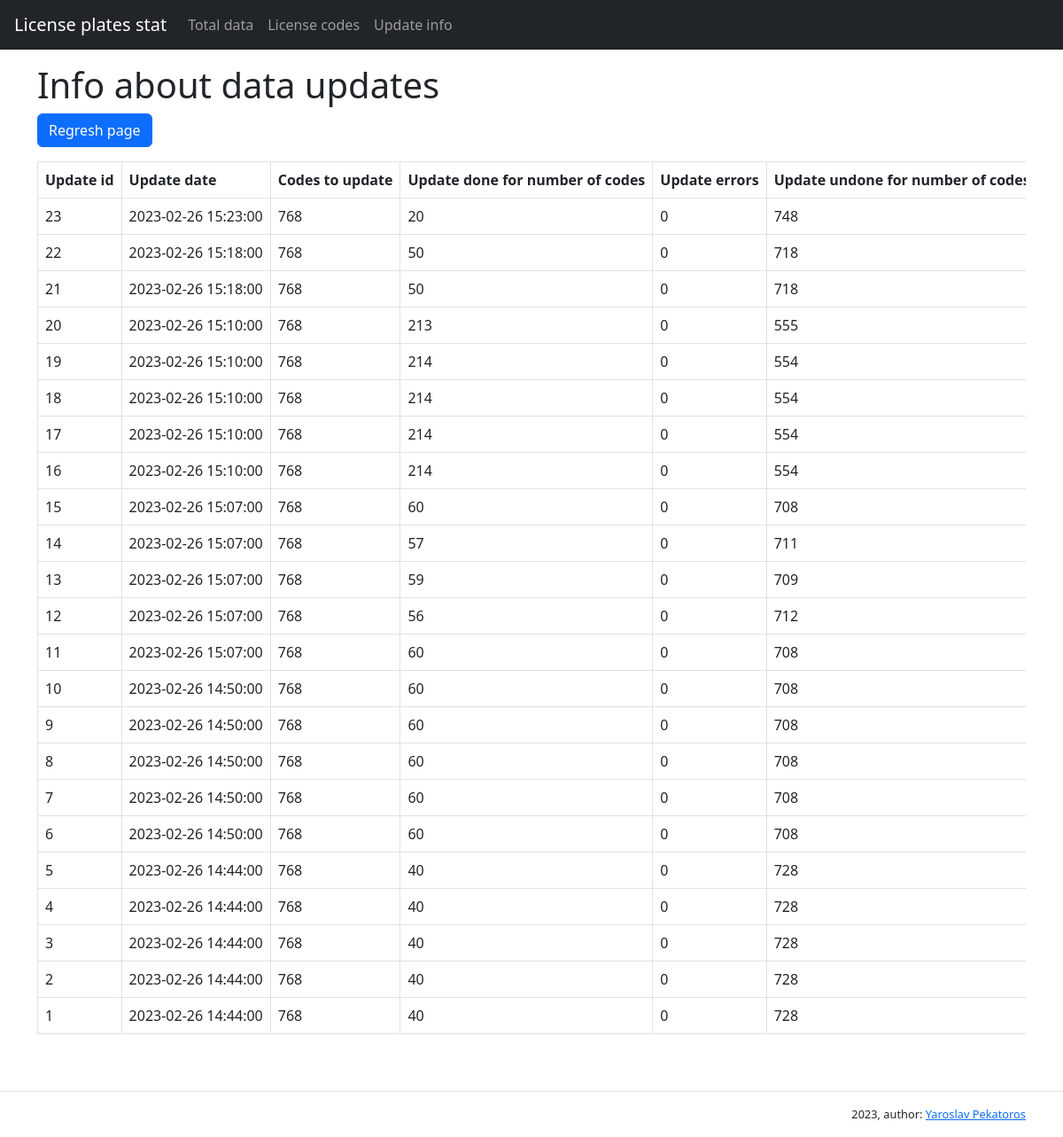
The page /updateinfo on the database its author committed.
### tables this page shows
CREATE TABLE updates (id INTEGER PRIMARY KEY AUTOINCREMENT,letters_number INTEGER NOT NULL,created_at TIMESTAMP NOT NULL DEFAULT CURRENT_TIMESTAMP,sucesses INTEGER,undone INTEGER,errors INTEGER);

### license_plates_stat/app.py (the view)
@app.route('/updateinfo', methods=['GET', 'POST'])
def update_info():
    connection = sqlite3.connect('data/database.db')
    cur = connection.cursor()
    upd_data = cur.execute("SELECT * FROM updates ORDER BY id DESC",
    ).fetchall()
    return render_template(
        '/update_info.html',
        upd_data = upd_data,
    )

### license_plates_stat/templates/update_info.html
{% extends 'base.html' %}
{% block main %}
<main class="flex-grow-1">
    <div class="container-lg mt-3">
        <h1>Info about data updates</h1>
            <div class="row">
                <div class="col-xl-3 col-12 mb-3">
                    <form method="get" action="{{ url_for('update_info') }}" >
                        <input type="submit" class="btn btn-primary" value="Regresh page">
                        </form>
              </div>
              </div>
        <div>
        <div class="table-responsive">
            <table id="myTable" class="table table-bordered table-hover text-nowrap" data-test="urls">
                <tbody>
                    <tr>
                        <th>Update id</th>
                        <th>Update date</th>
                        <th>Codes to update</th>
                        <th>Update done for number of codes</th>
                        <th>Update errors</th>
                        <th>Update undone for number of codes</th>
                    </tr>
                    {% if upd_data %}
                    {% for upd_id, upd_codes_number, upd_date, upd_done, upd_undone, upd_errors in upd_data %}
                    <tr>
                        <td>
                        {{ upd_id|safe|int }}
                        </td>
                        <td>
                        {{ upd_date }}
                        </td>
                        <td>
                        {{ upd_codes_number }}
                        </td>
                        <td>
                        {{ upd_done }}
                        </td>
                        <td>
                        {{ upd_errors }}
                        </td>
                        <td>
                        {{ upd_undone }}
                        </td>
                    </tr>
                    {% endfor %}
                    {% endif %}
                </tbody>
            </table>
        </div>
    </div>
</main>
{% endblock main %}

### rows shown on the page
updates: id "23", created_at "2023-02-26 15:23:00", letters_number "768", sucesses "20", errors "0", undone "748"
updates: id "22", created_at "2023-02-26 15:18:00", letters_number "768", sucesses "50", errors "0", undone "718"
updates: id "21", created_at "2023-02-26 15:18:00", letters_number "768", sucesses "50", errors "0", undone "718"
updates: id "20", created_at "2023-02-26 15:10:00", letters_number "768", sucesses "213", errors "0", undone "555"
updates: id "19", created_at "2023-02-26 15:10:00", letters_number "768", sucesses "214", errors "0", undone "554"
updates: id "18", created_at "2023-02-26 15:10:00", letters_number "768", sucesses "214", errors "0", undone "554"
updates: id "17", created_at "2023-02-26 15:10:00", letters_number "768", sucesses "214", errors "0", undone "554"
updates: id "16", created_at "2023-02-26 15:10:00", letters_number "768", sucesses "214", errors "0", undone "554"
updates: id "15", created_at "2023-02-26 15:07:00", letters_number "768", sucesses "60", errors "0", undone "708"
updates: id "14", created_at "2023-02-26 15:07:00", letters_number "768", sucesses "57", errors "0", undone "711"
updates: id "13", created_at "2023-02-26 15:07:00", letters_number "768", sucesses "59", errors "0", undone "709"
updates: id "12", created_at "2023-02-26 15:07:00", letters_number "768", sucesses "56", errors "0", undone "712"
updates: id "11", created_at "2023-02-26 15:07:00", letters_number "768", sucesses "60", errors "0", undone "708"
updates: id "10", created_at "2023-02-26 14:50:00", letters_number "768", sucesses "60", errors "0", undone "708"
updates: id "9", created_at "2023-02-26 14:50:00", letters_number "768", sucesses "60", errors "0", undone "708"
updates: id "8", created_at "2023-02-26 14:50:00", letters_number "768", sucesses "60", errors "0", undone "708"
updates: id "7", created_at "2023-02-26 14:50:00", letters_number "768", sucesses "60", errors "0", undone "708"
updates: id "6", created_at "2023-02-26 14:50:00", letters_number "768", sucesses "60", errors "0", undone "708"
updates: id "5", created_at "2023-02-26 14:44:00", letters_number "768", sucesses "40", errors "0", undone "728"
updates: id "4", created_at "2023-02-26 14:44:00", letters_number "768", sucesses "40", errors "0", undone "728"
updates: id "3", created_at "2023-02-26 14:44:00", letters_number "768", sucesses "40", errors "0", undone "728"
updates: id "2", created_at "2023-02-26 14:44:00", letters_number "768", sucesses "40", errors "0", undone "728"
updates: id "1", created_at "2023-02-26 14:44:00", letters_number "768", sucesses "40", errors "0", undone "728"
